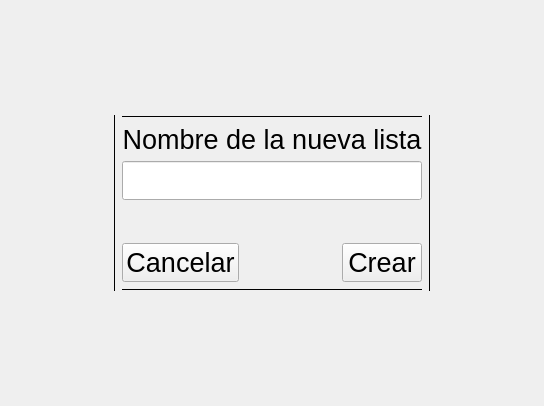
<?xml version="1.0" encoding="UTF-8"?>
<ui version="4.0">
 <class>nuevo</class>
 <widget class="QMainWindow" name="nuevo">
  <property name="geometry">
   <rect>
    <x>0</x>
    <y>0</y>
    <width>544</width>
    <height>406</height>
   </rect>
  </property>
  <property name="windowTitle">
   <string>MainWindow</string>
  </property>
  <widget class="QWidget" name="centralwidget">
   <layout class="QHBoxLayout" name="horizontalLayout_4">
    <item>
     <layout class="QHBoxLayout" name="horizontalLayout_3">
      <item>
       <spacer name="horizontalSpacer_2">
        <property name="orientation">
         <enum>Qt::Horizontal</enum>
        </property>
        <property name="sizeHint" stdset="0">
         <size>
          <width>40</width>
          <height>20</height>
         </size>
        </property>
       </spacer>
      </item>
      <item>
       <layout class="QVBoxLayout" name="verticalLayout_3">
        <item>
         <spacer name="verticalSpacer">
          <property name="orientation">
           <enum>Qt::Vertical</enum>
          </property>
          <property name="sizeHint" stdset="0">
           <size>
            <width>20</width>
            <height>40</height>
           </size>
          </property>
         </spacer>
        </item>
        <item>
         <layout class="QHBoxLayout" name="horizontalLayout_2">
          <item>
           <widget class="Line" name="line_3">
            <property name="frameShadow">
             <enum>QFrame::Plain</enum>
            </property>
            <property name="orientation">
             <enum>Qt::Vertical</enum>
            </property>
           </widget>
          </item>
          <item>
           <layout class="QVBoxLayout" name="verticalLayout_2">
            <item>
             <widget class="Line" name="line">
              <property name="frameShadow">
               <enum>QFrame::Plain</enum>
              </property>
              <property name="orientation">
               <enum>Qt::Horizontal</enum>
              </property>
             </widget>
            </item>
            <item>
             <layout class="QVBoxLayout" name="verticalLayout">
              <item>
               <widget class="QLabel" name="label">
                <property name="font">
                 <font>
                  <pointsize>20</pointsize>
                 </font>
                </property>
                <property name="text">
                 <string>Nombre de la nueva lista</string>
                </property>
                <property name="alignment">
                 <set>Qt::AlignCenter</set>
                </property>
               </widget>
              </item>
              <item>
               <widget class="QLineEdit" name="lineEdit">
                <property name="font">
                 <font>
                  <pointsize>20</pointsize>
                 </font>
                </property>
               </widget>
              </item>
             </layout>
            </item>
            <item>
             <widget class="QLabel" name="label_2">
              <property name="font">
               <font>
                <pointsize>20</pointsize>
               </font>
              </property>
              <property name="text">
               <string/>
              </property>
              <property name="alignment">
               <set>Qt::AlignCenter</set>
              </property>
             </widget>
            </item>
            <item>
             <layout class="QHBoxLayout" name="horizontalLayout">
              <item>
               <widget class="QPushButton" name="pushButton">
                <property name="font">
                 <font>
                  <pointsize>20</pointsize>
                 </font>
                </property>
                <property name="text">
                 <string>Cancelar</string>
                </property>
               </widget>
              </item>
              <item>
               <spacer name="horizontalSpacer">
                <property name="orientation">
                 <enum>Qt::Horizontal</enum>
                </property>
                <property name="sizeHint" stdset="0">
                 <size>
                  <width>40</width>
                  <height>20</height>
                 </size>
                </property>
               </spacer>
              </item>
              <item>
               <widget class="QPushButton" name="pushButton_2">
                <property name="font">
                 <font>
                  <pointsize>20</pointsize>
                 </font>
                </property>
                <property name="text">
                 <string>Crear</string>
                </property>
               </widget>
              </item>
             </layout>
            </item>
            <item>
             <widget class="Line" name="line_2">
              <property name="frameShadow">
               <enum>QFrame::Plain</enum>
              </property>
              <property name="orientation">
               <enum>Qt::Horizontal</enum>
              </property>
             </widget>
            </item>
           </layout>
          </item>
          <item>
           <widget class="Line" name="line_4">
            <property name="frameShadow">
             <enum>QFrame::Plain</enum>
            </property>
            <property name="orientation">
             <enum>Qt::Vertical</enum>
            </property>
           </widget>
          </item>
         </layout>
        </item>
        <item>
         <spacer name="verticalSpacer_2">
          <property name="orientation">
           <enum>Qt::Vertical</enum>
          </property>
          <property name="sizeHint" stdset="0">
           <size>
            <width>20</width>
            <height>40</height>
           </size>
          </property>
         </spacer>
        </item>
       </layout>
      </item>
      <item>
       <spacer name="horizontalSpacer_3">
        <property name="orientation">
         <enum>Qt::Horizontal</enum>
        </property>
        <property name="sizeHint" stdset="0">
         <size>
          <width>40</width>
          <height>20</height>
         </size>
        </property>
       </spacer>
      </item>
     </layout>
    </item>
   </layout>
  </widget>
 </widget>
 <resources/>
 <connections/>
</ui>
